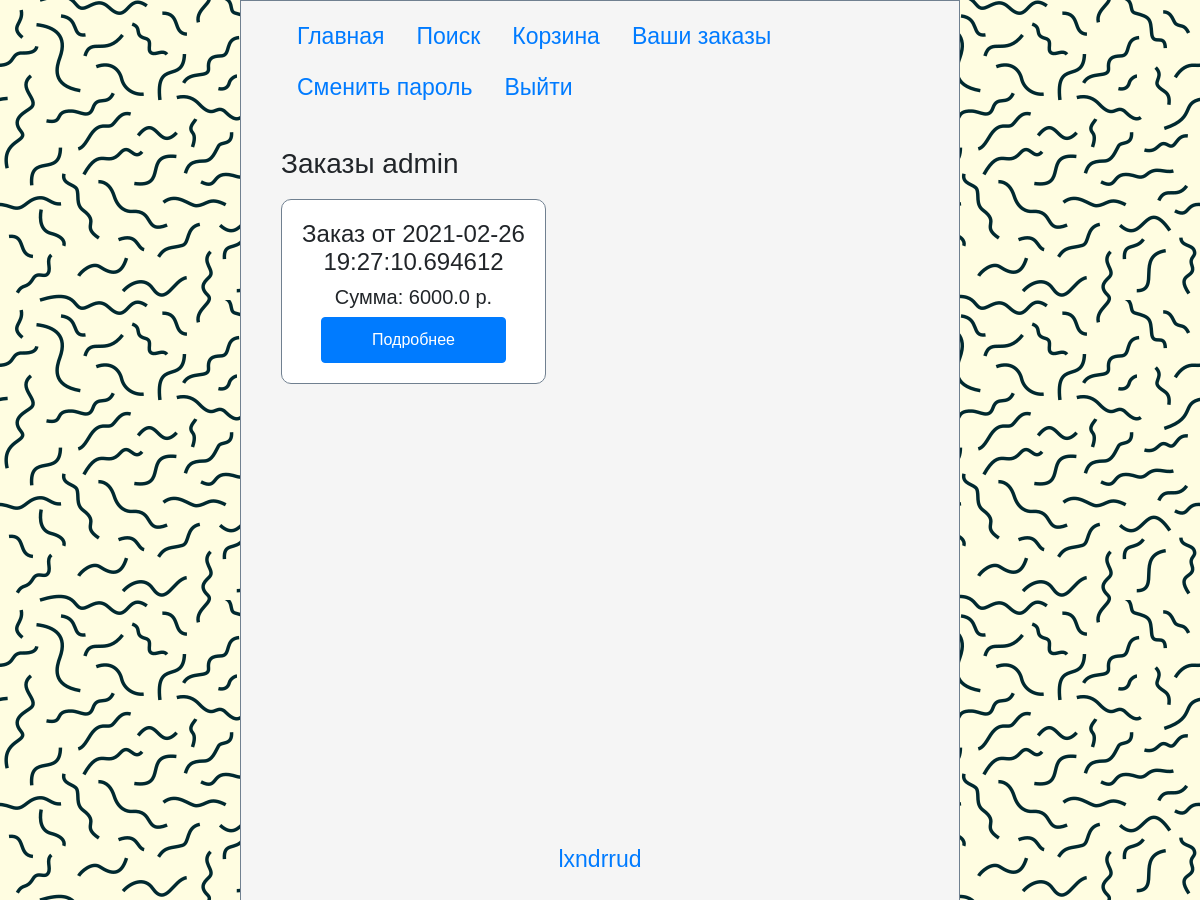
The app's page /client/1/ (signed in), older data.
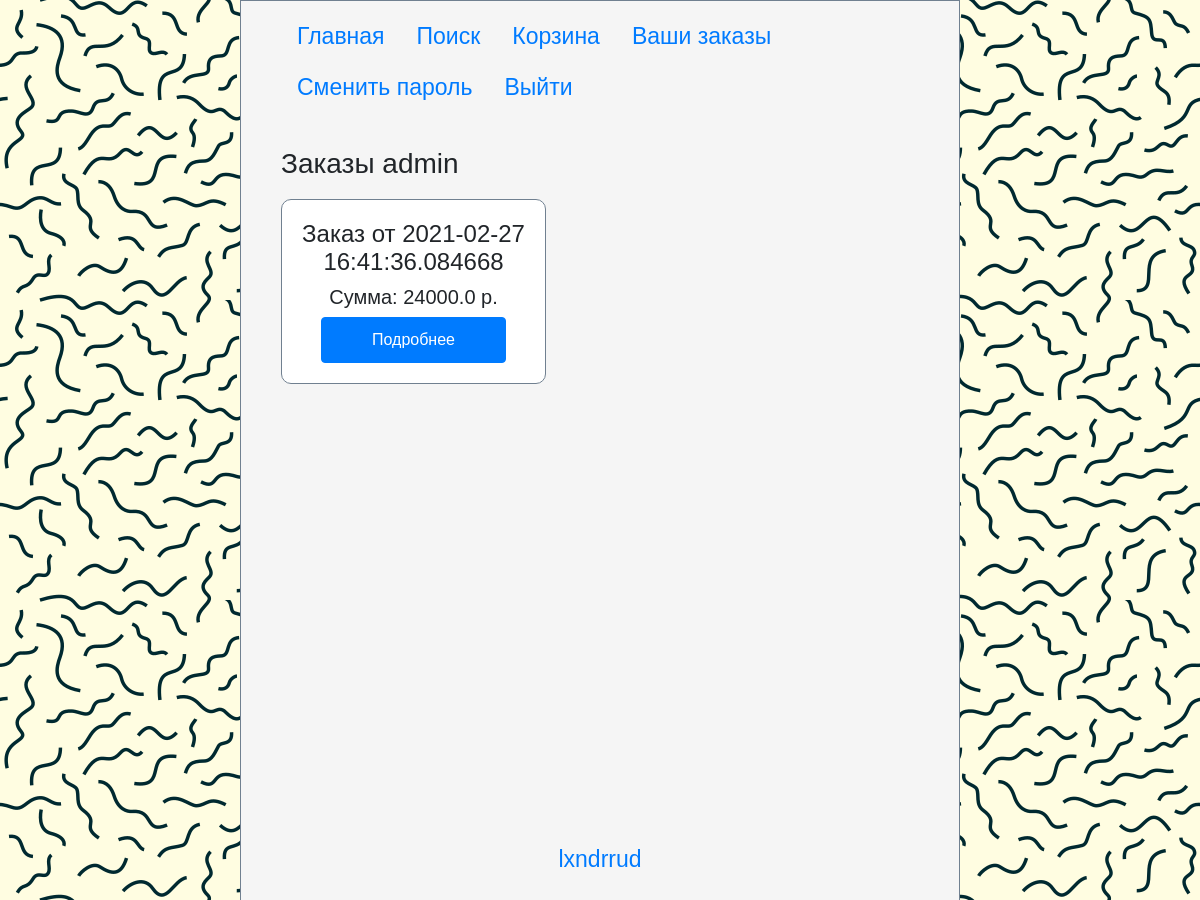
The same page, newer data.
### models.py (models this page shows, shortened)
class Order(db.Model):
    id = db.Column(db.Integer, primary_key=True)
    client_id = db.Column(db.Integer, db.ForeignKey('client.id'))
    sum = db.Column(db.Float(precision=2), nullable=False, default=0)
    date = db.Column(db.DateTime, nullable=False, default=datetime.datetime.now())

### apps/auth.py (the view)
@auth_app.route('/client/<int:client_id>/', methods=['GET'])
def client(client_id):
    if not check_int_arg(client_id):
        flash('Ошибка!')
        return redirect(url_for('home'))
    if session['is_authenticated']:
        if session['id'] == client_id:
            orders = Order.query.filter_by(client_id=client_id).all()
            orders.reverse()
            return render_template('client.html', orders=orders)
    flash('У вас нет прав доступа.')
    return redirect(url_for('home'))

### script.py (called while the page is built)
@app.before_request
def session_init():
    if not session.get('is_authenticated', False):
            session['is_authenticated'] = False
    if not session.get('cart', False):
        session['cart'] = []

### utils.py (called while the page is built)
def check_int_arg(arg: int) -> bool:
    try:
        arg = int(arg)
    except ValueError:
        return False
    return True

### apps/templates/auth/client.html (shortened to what this page needs)
{% extends 'base.html' %}
{% block content %}
    <h3>Заказы {{ session.nickname }}</h3>
    {% for order in orders %}
        <div class="card">
            <div class="card-body">
                <h4>Заказ от {{ order.date }}</h4>
                <h5>Сумма: {{ order.sum }} р.</h5>
                <a class="btn btn-primary" href="{{ url_for('.order_detail', order_id=order.id) }}">Подробнее</a>
            </div>
        </div>
    {% endfor %}
{% endblock content %}

### templates/base.html (shortened to what this page needs)
<!DOCTYPE html>
<html lang="en">
<head>
    <link rel="stylesheet" href="https://maxcdn.bootstrapcdn.com/bootstrap/4.0.0/css/bootstrap.min.css">
    {% if request.MOBILE %}
        <link rel="stylesheet" href="{{ url_for('static', filename='css/mobile-style.css') }}">
    {% else %}
        <link rel="stylesheet" href="{{ url_for('static', filename='css/style.css') }}">
    {% endif %}
</head>
<body>
    <div class="wrapper">
        <ul class="nav">
            <li class="nav-item">
                <a class="nav-link" href="{{ url_for('home') }}">Главная</a>
            </li>
            <li class="nav-item">
                <a class="nav-link" href="{{ url_for('search.search_category') }}">Поиск</a>
            </li>
            <li class="nav-item">
                <a class="nav-link" href="{{ url_for('product.cart') }}">Корзина</a>
            </li>
            {% if not session.is_authenticated %}
                <li class="nav-item">
                    <a class="nav-link" href="{{ url_for('auth.signin') }}">Войти</a>
                </li>
                <li class="nav-item">
                    <a class="nav-link" href="{{ url_for('auth.signup') }}">Регистрация</a>
                </li>
            {% else %}
                <li class="nav-item">
                    <a class="nav-link" href="{{ url_for('auth.client', client_id=session.id) }}">Ваши заказы</a>
                </li>
                <li class="nav-item">
                    <a class="nav-link" href="{{ url_for('auth.change_password', client_id=session.id) }}">Сменить пароль</a>
                </li>
                <li class="nav-item">
                    <a class="nav-link" href="{{ url_for('auth.logout') }}">Выйти</a>
                </li>
            {% endif %}
        </ul>
        <div class="content">{% block content %}{% endblock content %}</div>
        <div class="footer">
            <p><a href="https://github.com/lxndrrud">lxndrrud</a></p>
        </div>
    </div>
</body>
</html>

### static/css/style.css (style rules this page uses)
* { margin: 0; padding: 0; }
html, body { font-family: Helvetica; }
body { background: url(../volnistye-linii.png); word-wrap: break-word; }
.wrapper { background: whitesmoke; width: 60%; min-height: 100vh; margin: 0 20%; border: 1px solid slategrey; }
a { font-size: 23px; }
.nav { padding-left: 40px; padding-top: 10px; border-width: 0px; }
.content { margin: 0; padding-top: 35px; padding-left: 40px; padding-right: 40px; box-sizing: border-box; padding-bottom: 10px; min-height: calc(100vh - 90px); }
.footer { margin-top: 20px; clear: left; height: 90px; vertical-align: bottom; text-align: center; }
.card { border-radius: 10px; width: 265px; float: left; border: none; margin-right: 10px; margin-top: 10px; display: block; }
.card-body { text-align: center; border-radius: 10px; border: 1px solid slategrey; }
.btn { padding: 10px 50px; }

Row changes from the older to the newer data that the page shows:
changed Order: date "2021-02-26 19:27:10.694612" → "2021-02-27 16:41:36.084668"; sum "6000.0" → "24000.0"
